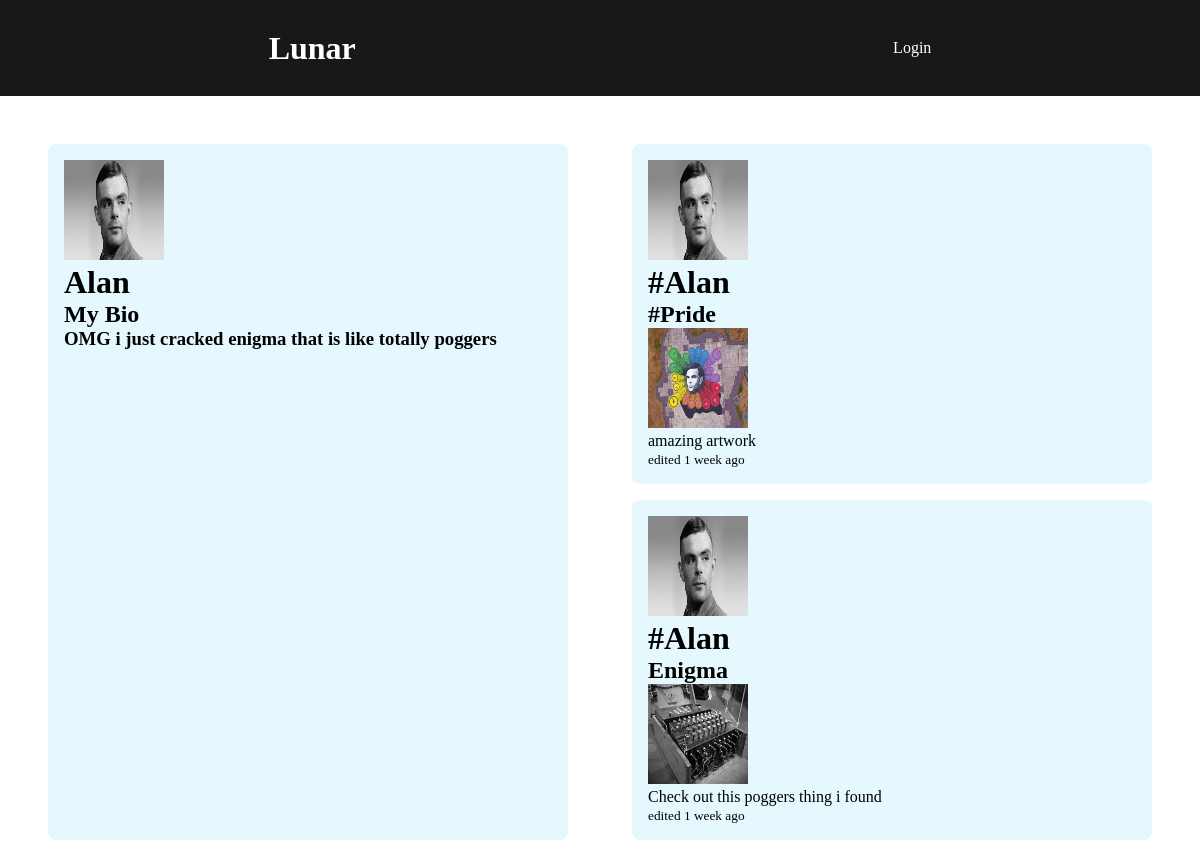
Before: /profile/1 with the older database file.
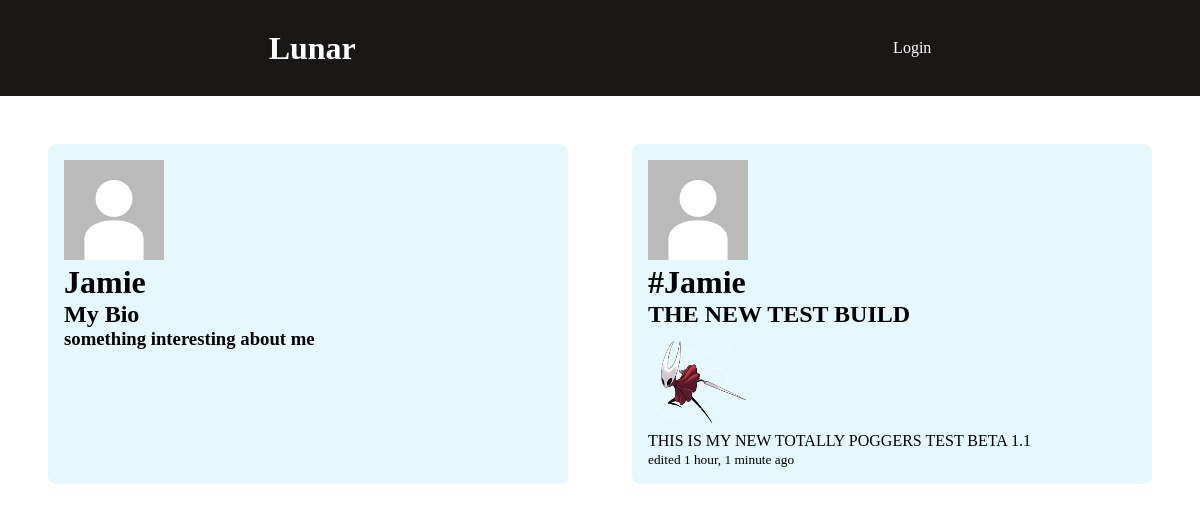
After: the same page with the newer database file.
### core/models.py (models this page shows, shortened)
class UserProfile(models.Model):
    user   = models.OneToOneField(User,on_delete=models.CASCADE)
    avatar = models.ImageField(default='default.jpg',upload_to="profile_images",null=False,blank=False)
    bio = models.TextField(default="something interesting about me",blank=True,null=True)

class Post(models.Model):
    author = models.ForeignKey(UserProfile,on_delete=models.CASCADE)
    subject = models.CharField(max_length=200,blank=False,null=False)
    content = models.TextField(max_length=400,blank=False,null=False)
    thumbnail = models.ImageField(upload_to="post_images",null=True,blank=True)
    updated = models.DateTimeField(auto_now=True)
    created = models.DateTimeField(auto_now_add=True)
    class Meta:
        ordering = ['-updated','-created']

### core/views.py (the view, shortened to what this page needs)
# urls.py: path('profile/<str:user_id>',views.profilePage,name='profile'),
def profilePage(request,user_id):
    form = ProfileForm()
    profile = UserProfile.objects.get(user_id=user_id)
    posts = Post.objects.filter(author= profile)
    context = {'profile':profile,
               'form':form,
               'posts':posts,
               }
    return render(request,'core/profile.html',context)

### core/templates/core/profile.html (shortened to what this page needs)
{% extends 'base.html' %}
{% block body %}
<div class="profile-container">
    <div class="profile-data">
        <img src={{profile.avatar.url}}>
        <h1>{{profile.user.username | capfirst}}</h1>
        <div>
            <h2>My Bio</h2>
            <h3>{{profile.bio}}</h3>
        </div>
    </div>
    <div class="profile-pics">
        {% include 'core/feed.html' %}
    </div>
</div>
{% endblock body %}

### templates/base.html (shortened to what this page needs)
<!DOCTYPE html>
<html lang="en">
<head>
    {% load static %}
    <link rel="stylesheet" type='text/css' media='screen' href="{% static 'styles/main.css' %}">
</head>
    <body>
        <div class="nav" >
            <h1><a href="/">Lunar</a></h1>
            {% if request.user.is_authenticated %}
            <a href="{% url 'logout' %}">Logout</a>
            {% else %}
            <a href="{% url 'login' %}">Login</a>
            {% endif%}
        </div>
        <div>
        {% block body %}{% endblock body %}
        </div>
    </body>
</html>

### core/templates/core/feed.html (shortened to what this page needs)
<div class="feed-container">
  {% for post in posts %}
    <div class="post">
      <div class="post-heading">
        <img src="{{post.author.avatar.url}}">
        <h1><a href="{% url 'profile' post.author.user_id %}">#{{post.author.user.username}}</a></h1>
      </div>
      <div class="post-content">
        <h2>{{ post.subject}}</h2>
        {% if post.thumbnail %}
        <img src="{{post.thumbnail.url}}">
        {% endif %}
        <p>{{post.content}}</p>
        <p><small> edited {{post.updated |timesince}} ago</small></p>
      </div>
    </div>
  {% endfor %}
</div>

### static/styles/main.css (style rules this page uses)
* { margin:0; padding:0; box-sizing: border-box; }
body { width:100%; height: 100%; background-color: rgb(255, 255, 255); }
.nav { width:100%; height:6em; background-color: rgb(26, 23, 23); display: flex; justify-content:space-around; align-items: center; }
.nav a { text-decoration: none; color:rgb(255, 255, 255) }
img { width:100px; height: 100px; }
.feed-container { padding:1em; }
.post { background-color: rgba(0, 181, 236, 0.1); padding:1em; margin:1em; border-radius: 0.5em; }
.post a { text-decoration: none; color:rgb(0, 0, 0) }
.profile-container { display:grid; grid-template-columns: 1fr 1fr; padding:1em; }
.profile-data { background-color: rgba(0, 181, 236, 0.1); padding:1em; margin: 2em; border-radius: 0.5em; }

Changed rows visible on the page:
removed Post: author.avatar (picture), author.user.username "Alan", subject "#Pride", thumbnail (picture), content "amazing artwork", updated "1 week"
removed Post: author.avatar (picture), author.user.username "Alan", subject "Enigma", thumbnail (picture), content "Check out this poggers thing i found", updated "1 week"
changed UserProfile: avatar: picture removed, a placeholder shows; user.username "Alan" → "Jamie"; bio "OMG i just cracked enigma that is like totally poggers" → "something interesting about me"
added Post: author.avatar (placeholder picture), author.user.username "Jamie", subject "THE NEW TEST BUILD", thumbnail (picture), content "THIS IS MY NEW TOTALLY POGGERS TEST BETA 1.1", updated "1 hour, 1 minute"
